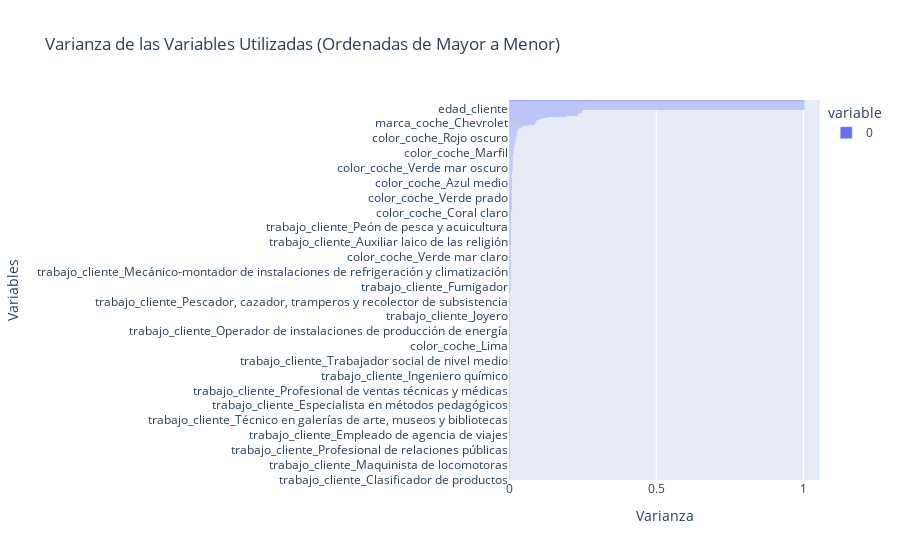

The code cell stored with this chart in its notebook:
### Code cell
variance_of_used_columns = X_train_transformed_df.var()

variance_of_used_columns_sorted = variance_of_used_columns.sort_values(ascending=True)

fig = px.bar(variance_of_used_columns_sorted, orientation='h', labels={'value': 'Varianza', 'index': 'Variables'},
             title='Varianza de las Variables Utilizadas (Ordenadas de Mayor a Menor)')

fig.show()

### Figure 1 — Plotly figure (JSON) as saved in the notebook; plotly's stock layout.template omitted (floating-point values rounded to 4 significant figures; data arrays with more than 128 entries replaced by an {"elided": "..."} marker saying what was removed)
{"data": [{"alignmentgroup": "True", "hovertemplate": "variable=0<br>Varianza=%{x}<br>Variables=%{y}<extra></extra>", "legendgroup": "0", "marker": {"color": "#636efa", "pattern": {"shape": ""}}, "name": "0", "offsetgroup": "0", "orientation": "h", "showlegend": true, "textposition": "auto", "type": "bar", "x": {"elided": "384 float values"}, "xaxis": "x", "y": {"elided": "384 str values"}, "yaxis": "y"}], "layout": {"barmode": "relative", "legend": {"title": {"text": "variable"}, "tracegroupgap": 0}, "title": {"text": "Varianza de las Variables Utilizadas (Ordenadas de Mayor a Menor)"}, "xaxis": {"anchor": "y", "domain": [0, 1], "title": {"text": "Varianza"}}, "yaxis": {"anchor": "x", "domain": [0, 1], "title": {"text": "Variables"}}}}
